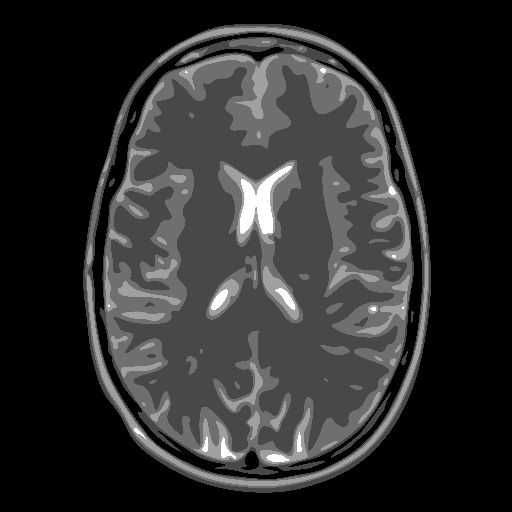
%> input picture Phantoms/brain.tif, 512 x 512 px
$ octave GradDescentDemo.m   (GNU Octave 9; MATLAB toolbox functions it lacks are replaced by stand-ins)
%> lines starting %> are read from the running program, lines starting %| are printed output that depends on the picture
### Phantoms/LoadPhantom.m
function [ I ] = LoadPhantom( PhantomSize,PhantomType )
%> called with PhantomSize = 256, PhantomType = 'brain'
%MYPHANTOM Loads up a pre-selected phantom at a specific size

if nargin < 2
    PhantomType = 'shepp';
end

RelativePath = './Phantoms';

N = PhantomSize;

switch PhantomType
    case 'shepp'
        I = phantom(N);

    case 'zubal'
        I =reshape(fread(fopen([ RelativePath, '/det_head_u2med.dat' ])),256,256,128);
        SliceNum = 82;
        I = rot90(I(:,:,SliceNum),3);
        I = imresize(I,[N N]);
        I(I<0) = 0;
        I = I./ max(I(:));
        %         I = (I-min(I(:)))./ (max(I(:))-min(I(:)));

    case 'brain'
        I = imread([ RelativePath, '/brain.tif' ]);
        I = I(:,:,2);
%> I: size 512x512 uint8
        I = imresize(double(I),[N N]);
%> I: size 256x256 double
        I = I./max(I(:));
        I(I<0) = 0;
%> I: size 256x256 double; min 0, max 1, mean 0.172


    case 'thorax'
        I = imread([ RelativePath, '/thorax.tif' ]);
        I = I(21:end-20,21:end-20,2);
        I = imresize(I,[N N]);
        I = double(I)./double(max(I(:)));

    case 'sheep'
        Renormalize = @(x) (x-min(x(:)))./range(x(:));
        I=dicomread([ RelativePath, '/sheepscanhigh00003.dcm' ]);
        I=double(I);
        I = Renormalize(I);
        I=imadjust(I,[0.15,0.37]);
        I=imcrop(I,[100 150 256 256]);
        I = imresize(I,[N N]);
        I = Renormalize(I);

    case 'circles'
        I = imread([ RelativePath, '/circles.png' ]);
        I = im2double(imresize(I,[N N]));
    case 'more_circles'
        I = imread([ RelativePath, '/more_circles.png' ]);
        I = im2double(imresize(I,[N N]));
    case 'paint'
        I = imread([ RelativePath, '/paint.png' ]);
        I = im2double(imresize(I,[N N]));
    case 'spectral_shepp'
        I = imread([ RelativePath, '/spectral_shepp.png' ]);
        I = im2double(imresize(I,[N N]));
    case 'spectral_zubal'
        I = imread([ RelativePath, '/spectral_zubal.PNG' ]);
        I = im2double(imresize(I,[N N]));
    case 'RLcirc'
        I1 = imread([ RelativePath, '/rightCirc.PNG' ]);
        I1 = im2double(imresize(I1,[N N]));
        I2 = imread([ RelativePath, '/leftCirc.PNG' ]);
        I2 = im2double(imresize(I2,[N N]));
        I = cat(3,I1(:,:,1),I2(:,:,1));
    otherwise
        error(['Please select one of the following phantoms:\n'...
            '''shepp'', ''brain'', ''thorax'', and ''zubal''']);
end

end

### Toolboxes/AIRTools/paralleltomo.m
function [A,b,x,theta,p,d] = paralleltomo(N,theta,p,d,isDisp)
%> called with N = 256
%PARALLELTOMO Creates a 2D tomography test problem using parallel beams
%
%   [A,b,x,theta,p,d] = paralleltomo(N)
%   [A,b,x,theta,p,d] = paralleltomo(N,theta)
%   [A,b,x,theta,p,d] = paralleltomo(N,theta,p)
%   [A,b,x,theta,p,d] = paralleltomo(N,theta,p,d)
%   [A,b,x,theta,p,d] = paralleltomo(N,theta,p,d,isDisp)
%
% This function creates a 2D tomography test problem with an N-times-N
% domain, using p parallel rays for each angle in the vector theta.
%
% Input:
%   N           Scalar denoting the number of discretization intervals in
%               each dimesion, such that the domain consists of N^2 cells.
%   theta       Vector containing the angles in degrees. Default: theta =
%               0:1:179.
%   p           Number of parallel rays for each angle. Default: p =
%               round(sqrt(2)*N).
%   d           Scalar denoting the distance from the first ray to the last.
%               Default: d = sqrt(2)*N.
%   isDisp      If isDisp is non-zero it specifies the time in seconds
%               to pause in the display of the rays. If zero (the default),
%               no display is shown.
%
% Output:
%   A           Coefficient matrix with N^2 columns and nA*p rows,
%               where nA is the number of angles, i.e., length(theta).
%   b           Vector containing the rhs of the test problem.
%   x           Vector containing the exact solution, with elements
%               between 0 and 1.
%   theta       Vector containing the used angles in degrees.
%   p           The number of used rays for each angle.
%   d           The distance between the first and the last ray.
%
% See also: fanbeamtomo, seismictomo.

% Jakob Sauer J鴕gensen, Maria Saxild-Hansen and Per Christian Hansen,
% October 1, 201r, DTU Compute.

% Reference: A. C. Kak and M. Slaney, Principles of Computerized
% Tomographic Imaging, SIAM, Philadelphia, 2001.

% Default illustration:
if nargin < 5 || isempty(isDisp)
    isDisp = 0;
end

% Default value of d.
if nargin < 4 || isempty(d)
    d = sqrt(2)*N;
end

% Default value of the number of rays.
if nargin < 3 || isempty(p)
    p = round(sqrt(2)*N);
end

% Default value of the angles theta.
if nargin < 2 || isempty(theta)
    theta = 0:179;
end

% Define the number of angles.
nA = length(theta);

% The starting values both the x and the y coordinates.
x0 = linspace(-d/2,d/2,p)';
y0 = zeros(p,1);

% The intersection lines.
x = (-N/2:N/2)';
y = x;

% Initialize vectors that contains the row numbers, the column numbers and
% the values for creating the matrix A effiecently.
rows = zeros(2*N*nA*p,1);
cols = rows;
vals = rows;
idxend = 0;

% Prepare for illustration
if isDisp
    AA = rand(N);
    figure
end

% Loop over the chosen angles.
for i = 1:nA

    % Illustration of the domain
    if isDisp
        clf
        pause(isDisp)
        imagesc((-N/2+.5):(N/2-0.5),(-N/2+.5):(N/2-0.5),AA), colormap gray,
        hold on
        axis xy
        axis equal
        axis([-N/2-1 N/2+1 -N/2-1 N/2+1])
    end

    % All the starting points for the current angle.
    x0theta = cosd(theta(i))*x0-sind(theta(i))*y0;
    y0theta = sind(theta(i))*x0+cosd(theta(i))*y0;

    % The direction vector for all the rays corresponding to the current
    % angle.
    a = -sind(theta(i));
    b = cosd(theta(i));

    % Loop over the rays.
    for j = 1:p

        % Use the parametrisation of line to get the y-coordinates of
        % intersections with x = k, i.e. x constant.
        tx = (x - x0theta(j))/a;
        yx = b*tx + y0theta(j);

        % Use the parametrisation of line to get the x-coordinates of
        % intersections with y = k, i.e. y constant.
        ty = (y - y0theta(j))/b;
        xy = a*ty + x0theta(j);

        % Illustration of the rays
        if isDisp

            plot(x,yx,'-','color',[220 0 0]/255,'linewidth',1.5)
            plot(xy,y,'-','color',[220 0 0]/255,'linewidth',1.5)

            set(gca,'Xticklabel',{})
            set(gca,'Yticklabel',{})
            pause(isDisp)
        end

        % Collect the intersection times and coordinates.
        t = [tx; ty];
        xxy = [x; xy];
        yxy = [yx; y];

        % Sort the coordinates according to intersection time.
        [~,I] = sort(t);
        xxy = xxy(I);
        yxy = yxy(I);

        % Skip the points outside the box.
        I = (xxy >= -N/2 & xxy <= N/2 & yxy >= -N/2 & yxy <= N/2);
        xxy = xxy(I);
        yxy = yxy(I);

        % Skip double points.
        I = (abs(diff(xxy)) <= 1e-10 & abs(diff(yxy)) <= 1e-10);
        xxy(I) = [];
        yxy(I) = [];

        % Calculate the length within cell and determines the number of
        % cells which is hit.
        d = sqrt(diff(xxy).^2 + diff(yxy).^2);
        numvals = numel(d);

        % Store the values inside the box.
        if numvals > 0

            % If the ray is on the boundary of the box in the top or to the
            % right the ray does not by definition lie with in a valid cell.
            if ~((b == 0 && abs(y0theta(j) - N/2) < 1e-15) || ...
                 (a == 0 && abs(x0theta(j) - N/2) < 1e-15)       )

                % Calculates the midpoints of the line within the cells.
                xm = 0.5*(xxy(1:end-1)+xxy(2:end)) + N/2;
                ym = 0.5*(yxy(1:end-1)+yxy(2:end)) + N/2;

                % Translate the midpoint coordinates to index.
                col = floor(xm)*N + (N - floor(ym));

                % Create the indices to store the values to vector for
                % later creation of A matrix.
                idxstart = idxend + 1;
                idxend = idxstart + numvals - 1;
                idx = idxstart:idxend;

                % Store row numbers, column numbers and values.
                rows(idx) = (i-1)*p + j;
                cols(idx) = col;
                vals(idx) = d;

            end
        end

    end
end

% Truncate excess zeros.
rows = rows(1:idxend);
cols = cols(1:idxend);
vals = vals(1:idxend);

% Create sparse matrix A from the stored values.
A = sparse(rows,cols,vals,p*nA,N^2);

if nargout > 1
    % Create phantom head as a reshaped vector.
    x = myphantom(N);
    x = x(:);
    % Create rhs.
    b = A*x;
end

if nargout > 5
    d = 2*x0(end);
end;

function X = myphantom(N)
%> called with N = 256
%MYPHANTOM creates the modified Shepp-Logan phantom
%   X = myphantom(N)
%
% This function create the modifed Shepp-Logan phantom with the
% discretization N x N, and returns it as a vector.
%
% Input:
%   N    Scalar denoting the nubmer of discretization intervals in each
%        dimesion, such that the phantom head consists of N^2 cells.
%
% Output:
%   X    The modified phantom head reshaped as a vector

% This head phantom is the same as the Shepp-Logan except the intensities
% are changed to yield higher contrast in the image.
%
% Peter Toft, "The Radon Transform - Theory and Implementation", PhD
% thesis, DTU Informatics, Technical University of Denmark, June 1996.

%         A    a     b    x0    y0    phi
%        ---------------------------------
e =    [  1   .69   .92    0     0     0
        -.8  .6624 .8740   0  -.0184   0
        -.2  .1100 .3100  .22    0    -18
        -.2  .1600 .4100 -.22    0     18
         .1  .2100 .2500   0    .35    0
         .1  .0460 .0460   0    .1     0
         .1  .0460 .0460   0   -.1     0
         .1  .0460 .0230 -.08  -.605   0
         .1  .0230 .0230   0   -.606   0
         .1  .0230 .0460  .06  -.605   0   ];

xn = ((0:N-1)-(N-1)/2)/((N-1)/2);
Xn = repmat(xn,N,1);
Yn = rot90(Xn);
X = zeros(N);

% For each ellipse to be added
for i = 1:size(e,1)
    a2 = e(i,2)^2;
    b2 = e(i,3)^2;
    x0 = e(i,4);
    y0 = e(i,5);
    phi = e(i,6)*pi/180;
    A = e(i,1);

    x = Xn-x0;
    y = Yn-y0;

    index = find(((x.*cos(phi) + y.*sin(phi)).^2)./a2 + ...
        ((y.*cos(phi) - x.*sin(phi))).^2./b2 <= 1);

    % Add the amplitude of the ellipse
    X(index) = X(index) + A;

end

% Return as vector and ensure nonnegative elements.
X = X(:); X(X<0) = 0;

### Utilities/vec2im.m
function [ I ] = vec2im( v )
%VEC2IM Receives a vector of size N^2 and returns the image NxN

% Making sure it is a vector
v = v(:);
% Measuring the size
N = length(v);
%> N = 65536
n = ceil(sqrt(N));
%> n = 256

if n ~= sqrt(N)
    warning('The vector does not depict a square image of size NxN');
    v = [v; zeros(n^2-N,1)];
end

I = reshape(v,n,n);
end

### Toolboxes/AIRTools/fbp.m
function x = fbp(A,b,theta,filter)
%FBP  Filtered Back Projection that uses the sparse system matrix
%
% x = fbp(A,b,theta,filter)
%
% Input: A = system matrix,
%        b = right-hand side (vectorized sinogram),
%        theta = vector of projection angles,
%        filter = see iradon for details.
%
% This function in quite similar to Matlab's iradon, but it is designed to
% conform with AIR Tools. The filter is identical to that in iradon.  The
% backprojection in performed by multiplication with the transpose of A,
% and the sinogram is represented as the vector b.

% Per Christian Hansen, DTU Compute, December 12, 2014.

% Input check.
if nargin < 3, error('Input A, b, theta must me specified'); end

% Default filter
if nargin < 4, filter = 'Ram-Lak'; end
filter = lower(filter);  % Turn all characters to lower case.

if strcmp(filter,'none'), x = A'*b; return, end

% Reshape right-hand side b to a sinogram.
m = size(A,1);       % Number of rows in A.
na = length(theta);  % Number of angles.
nr = m/na;           % Number of rays.
S = reshape(b,nr,na);
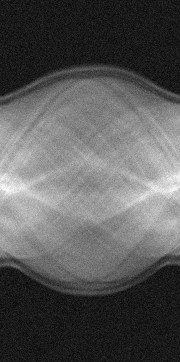
%> S: size 362x180 double; min -12.19, max 111.1, mean 31; drawn with min black and max white

% Filter the sinogram.
d = 1;
S = filterProjections(S, filter, d);

% Bckprojection.
x = A'*S(:)*pi/(2*length(theta));

%========== These subfunctions are from iradon ========================

function [p,H] = filterProjections(p_in, filter, d)
%> called with filter = 'ram-lak', d = 1

p = p_in;

% Design the filter
len = size(p,1);
%> len = 362
H = designFilter(filter, len, d);

if strcmpi(filter, 'none')
    return;
end

p(length(H),1)=0;  % Zero pad projections
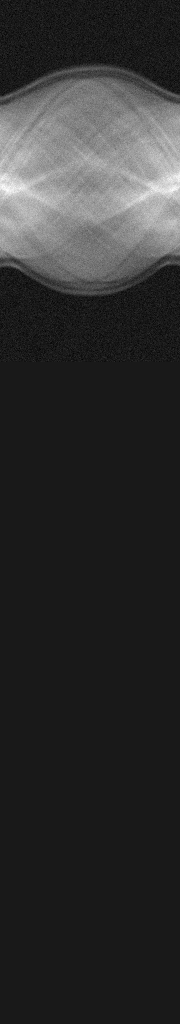
%> p: size 1024x180 double; min -12.19, max 111.1, mean 11; drawn with min black and max white

% In the code below, I continuously reuse the array p so as to
% save memory.  This makes it harder to read, but the comments
% explain what is going on.

p = fft(p);    % p holds fft of projections

for i = 1:size(p,2)
    p(:,i) = p(:,i).*H; % frequency domain filtering
end

p = real(ifft(p));     % p is the filtered projections
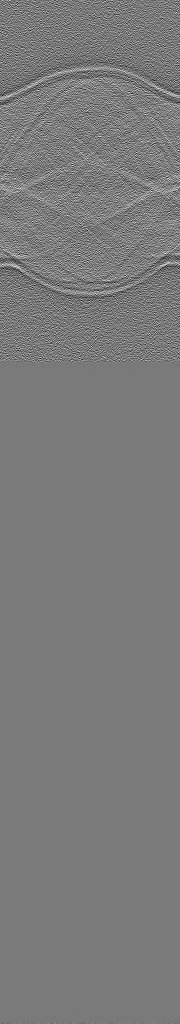
%> p: size 1024x180 double; min -8.07, max 8.7, mean 0.00433; drawn with min black and max white
p(len+1:end,:) = [];   % Truncate the filtered projections
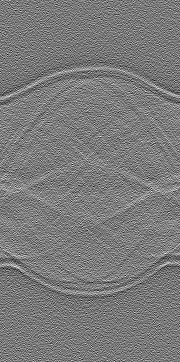
%> p: size 362x180 double; min -8.07, max 8.7, mean 0.0381; drawn with min black and max white

function filt = designFilter(filter, len, d)
% Returns the Fourier Transform of the filter which will be
% used to filter the projections
%
% INPUT ARGS:   filter - either the string specifying the filter
%               len    - the length of the projections
%               d      - the fraction of frequencies below the nyquist
%                        which we want to pass
%
% OUTPUT ARGS:  filt   - the filter to use on the projections


order = max(64,2^nextpow2(2*len));

if strcmpi(filter, 'none')
    filt = ones(1, order);
    return;
end

% First create a bandlimited ramp filter (Eqn. 61 Chapter 3, Kak and
% Slaney) - go up to the next highest power of 2.

n = 0:(order/2); % 'order' is always even.
filtImpResp = zeros(1,(order/2)+1); % 'filtImpResp' is the bandlimited ramp's impulse response (values for even n are 0)
filtImpResp(1) = 1/4; % Set the DC term
filtImpResp(2:2:end) = -1./((pi*n(2:2:end)).^2); % Set the values for odd n
filtImpResp = [filtImpResp filtImpResp(end-1:-1:2)];
filt = 2*real(fft(filtImpResp));
filt = filt(1:(order/2)+1);

w = 2*pi*(0:size(filt,2)-1)/order;   % frequency axis up to Nyquist

switch filter
    case 'ram-lak'
        % Do nothing
    case 'shepp-logan'
        % be careful not to divide by 0:
        filt(2:end) = filt(2:end) .* (sin(w(2:end)/(2*d))./(w(2:end)/(2*d)));
    case 'cosine'
        filt(2:end) = filt(2:end) .* cos(w(2:end)/(2*d));
    case 'hamming'
        filt(2:end) = filt(2:end) .* (.54 + .46 * cos(w(2:end)/d));
    case 'hann'
        filt(2:end) = filt(2:end) .*(1+cos(w(2:end)./d)) / 2;
    otherwise
        error(message('images:iradon:invalidFilter'))
end

filt(w>pi*d) = 0;                      % Crop the frequency response
filt = [filt' ; filt(end-1:-1:2)'];    % Symmetry of the filter

### Initialize.m
%% Initializies for a clean run

% Going to the root directory
cd(fileparts(which(mfilename)));

% Adding the entire path
addpath(genpath(pwd));

% Cleaning stuff up
close all;
clear;

%% Some default styling for publishing
set(0,'defaulttextinterpreter','tex')
set(groot, 'defaultAxesTickLabelInterpreter','tex');
set(groot, 'defaultLegendInterpreter','tex');

%% Setting up the globals I like to use
global SaveFlag FIGURE_PATH PlotFlag DebugFlag;
FIGURE_PATH = './Results/';
SaveFlag = 0;
PlotFlag = 0;
DebugFlag = 0;

### GradDescentDemo.m
%% Initialize the demo
Initialize;

%% Create the CT System
N = 256;
sigma = 0.03;
f0 = LoadPhantom(N,'brain');
[A,~,~,theta,M,K] = paralleltomo(N);

%% Calculating
SparseMeasure = @(x) nnz(x)/numel(x);
SystemSparsity = SparseMeasure(A)*100;

%% The projections
p = A*f0(:);
p_n = p+sigma*randn(size(p))*range(p);

%% BackProjection
f_bp = A'*p_n;
f_bp = vec2im(f_bp);

%% Filtered Back Projection
f_fbp = fbp(A,p_n,theta);
f_fbp = vec2im(f_fbp');
%> in vec2im (call 2), `I = reshape(v,n,n);`:
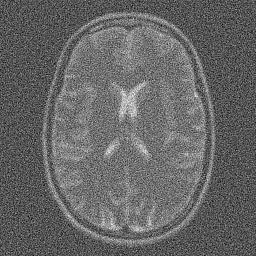
%> I: size 256x256 double; min -0.805, max 1.62, mean 0.172; drawn with min black and max white

%% Gradient Descent
f_k = zeros(size(f0(:)));
% Atp = A'*p_n;
mu = 2e-5;
figure;
iters = 50;
ErrPlot = [];
%> (the run ends here)
